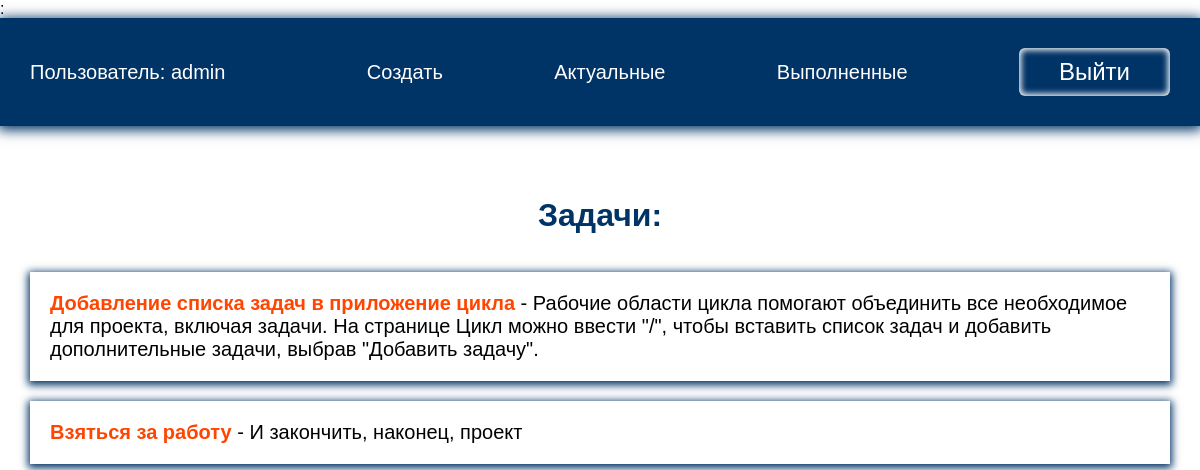
/current/ (signed in), run on the app's committed database.
### todo/models.py (models this page shows, shortened)
class Todo(models.Model):
    title = models.CharField(max_length=100)
    memo = models.TextField(blank=True)
    created = models.DateTimeField(auto_now_add=True)
    date_completed = models.DateTimeField(blank=True, null=True)
    important = models.BooleanField(default=False)
    user = models.ForeignKey(User, on_delete=models.CASCADE)

### todo/views.py (the view)
# urls.py: path('current/', views.currenttodos, name='currenttodos'),
@login_required
def currenttodos(request):
    todos = Todo.objects.filter(user=request.user, date_completed__isnull=True)
    return render(request, 'todo/currenttodos.html', {'todos': todos})

### todo/templates/todo/currenttodos.html
{% extends 'todo/base.html' %}
{% block content %}
<h1>Задачи:</h1>
<ul>
    {% for todo in todos%}
    <li>
        <a href="{% url 'viewtodo' todo.id %}">
            {% if todo.important %}
            <b>{{ todo.title }}</b>
            {% else %}
            {{ todo.title }}
            {% endif %}
            {% if todo.memo %}
            - {{ todo.memo }}
            {% endif %}
        </a>
    </li>
    {% endfor %}
</ul>
{% endblock %}

### todo/templates/todo/base.html (shortened to what this page needs)
<!DOCTYPE html>
{% load static %}
<html lang="en">
<head>
    <link rel="stylesheet" href="{% static 'css/style.css' %}">
</head>
<body>
{% if user.is_authenticated %}:
<div class="menu">
    <div class="wrap">
        <ul>
            <li class="logo">Пользователь: {{ user.username }}</li>
            <li><a href="{% url 'createtodo' %}">Создать</a></li>
            <li><a href="{% url 'currenttodos' %}">Актуальные</a></li>
            <li><a href="{% url 'completedtodos' %}">Выполненные</a></li>
            <li>
                <form action="{% url 'logoutuser' %}" method="post">
                    <button class="top">Выйти</button>
                </form>
            </li>
        </ul>
    </div>
</div>
{% endif %}
<div class="content">
    <div class="wrap">
        {% block content %}
        {% endblock %}
    </div>
</div>
</body>
</html>

### todo/static/css/style.css (style rules this page uses)
body { padding: 0; margin: 0; font-family: Arial, Helvetica, sans-serif; }
.wrap { max-width: 1200px; margin: 0 auto; padding: 10px 30px; box-sizing: border-box; }
.menu { background-color: #003366; box-shadow: 0 2px 12px 2px #003366; }
ul { list-style: none; padding: 0; }
.menu a { color: #fff; }
.menu ul { display: flex; justify-content: space-between; align-items: center; font-size: 20px; }
.menu .logo { color: #fff; margin-right: 30px; }
a { text-decoration: none; }
.content .wrap { display: flex; flex-direction: column; align-items: center; justify-content: center; margin-top: 40px; }
h1, h2 { color: #003366; }
button { border-radius: 6px; box-shadow: inset 0 0 6px 2px #fff; padding: 10px 40px; margin-top: 40px; font-size: 24px; cursor: pointer; }
.top { padding: 4px 24x; margin-top: 0; background: transparent; border: navajowhite; color: #fff; }
.content li { box-shadow: 0 2px 8px 2px #003366; margin-bottom: 20px; font-size: 20px; }
.content a { color: #000; display: block; padding: 20px; }
a b { color: orangered; }

### data on the page
Todo: title "Добавление списка задач в приложение цикла", memo "Рабочие области цикла помогают объединить все необходимое для проекта, включая задачи. На странице Цикл можно ввести \"/\", чтобы вставить список задач и добавить дополнительные задачи, выбрав \"Добавить задачу\"."
Todo: title "Взяться за работу", memo "И закончить, наконец, проект"

### other printed values
{{ user.username }} "admin"
